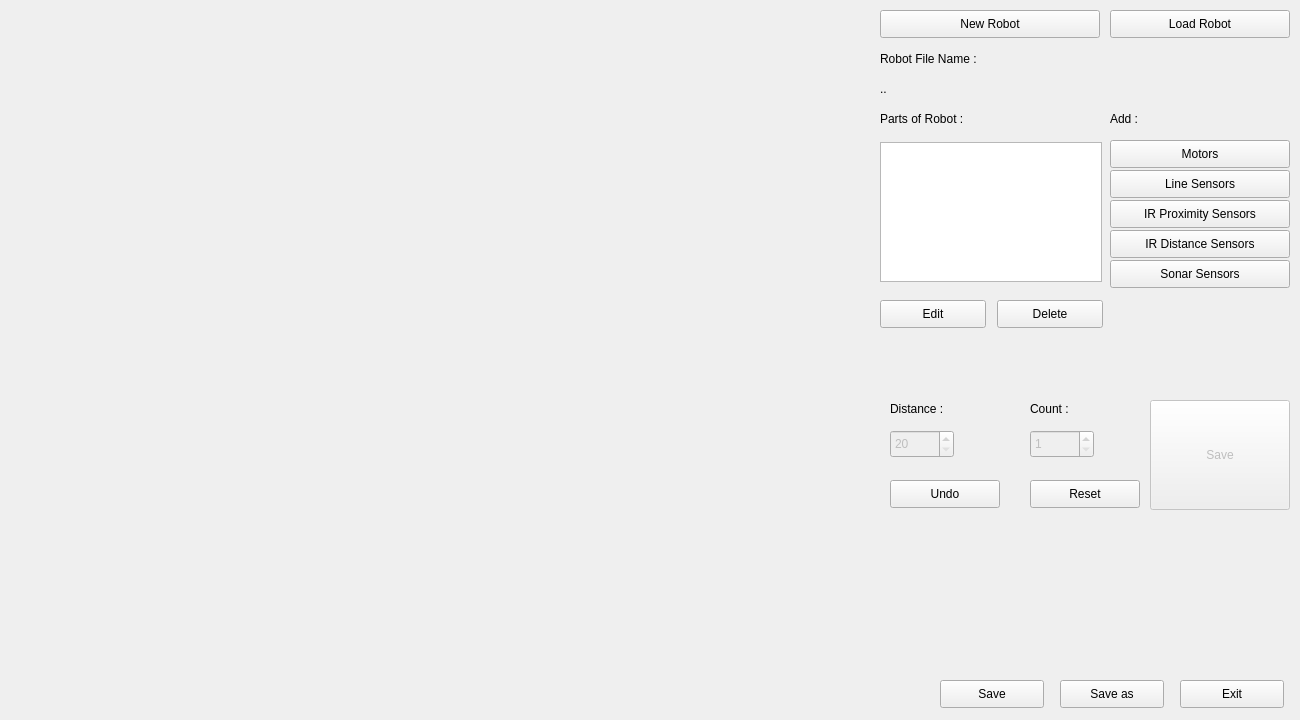
<?xml version="1.0" encoding="UTF-8"?>
<ui version="4.0">
 <class>robotWindow</class>
 <widget class="QWidget" name="robotWindow">
  <property name="geometry">
   <rect>
    <x>0</x>
    <y>0</y>
    <width>1300</width>
    <height>720</height>
   </rect>
  </property>
  <property name="windowTitle">
   <string>Create Robot</string>
  </property>
  <widget class="robotOpenGlWindow" name="widget" native="true">
   <property name="geometry">
    <rect>
     <x>10</x>
     <y>10</y>
     <width>850</width>
     <height>700</height>
    </rect>
   </property>
  </widget>
  <widget class="QLabel" name="label_5">
   <property name="geometry">
    <rect>
     <x>890</x>
     <y>400</y>
     <width>90</width>
     <height>18</height>
    </rect>
   </property>
   <property name="text">
    <string>Distance :</string>
   </property>
  </widget>
  <widget class="QLabel" name="label_1">
   <property name="geometry">
    <rect>
     <x>880</x>
     <y>50</y>
     <width>161</width>
     <height>18</height>
    </rect>
   </property>
   <property name="text">
    <string>Robot File Name :</string>
   </property>
  </widget>
  <widget class="QPushButton" name="newRobotButton">
   <property name="geometry">
    <rect>
     <x>880</x>
     <y>10</y>
     <width>220</width>
     <height>28</height>
    </rect>
   </property>
   <property name="text">
    <string>New Robot</string>
   </property>
  </widget>
  <widget class="QPushButton" name="deleteButton">
   <property name="enabled">
    <bool>true</bool>
   </property>
   <property name="geometry">
    <rect>
     <x>997</x>
     <y>300</y>
     <width>106</width>
     <height>28</height>
    </rect>
   </property>
   <property name="focusPolicy">
    <enum>Qt::StrongFocus</enum>
   </property>
   <property name="text">
    <string>Delete</string>
   </property>
  </widget>
  <widget class="QPushButton" name="editButton">
   <property name="geometry">
    <rect>
     <x>880</x>
     <y>300</y>
     <width>106</width>
     <height>28</height>
    </rect>
   </property>
   <property name="text">
    <string>Edit</string>
   </property>
  </widget>
  <widget class="QPushButton" name="saveDimentionButton">
   <property name="enabled">
    <bool>false</bool>
   </property>
   <property name="geometry">
    <rect>
     <x>1150</x>
     <y>400</y>
     <width>140</width>
     <height>110</height>
    </rect>
   </property>
   <property name="text">
    <string>Save</string>
   </property>
  </widget>
  <widget class="QPushButton" name="addMotorButton">
   <property name="geometry">
    <rect>
     <x>1110</x>
     <y>140</y>
     <width>180</width>
     <height>28</height>
    </rect>
   </property>
   <property name="text">
    <string>Motors</string>
   </property>
  </widget>
  <widget class="QSpinBox" name="countspinBox">
   <property name="enabled">
    <bool>false</bool>
   </property>
   <property name="geometry">
    <rect>
     <x>1030</x>
     <y>430</y>
     <width>64</width>
     <height>28</height>
    </rect>
   </property>
   <property name="minimum">
    <number>1</number>
   </property>
   <property name="maximum">
    <number>11</number>
   </property>
   <property name="singleStep">
    <number>2</number>
   </property>
  </widget>
  <widget class="QSpinBox" name="distancespinBox">
   <property name="enabled">
    <bool>false</bool>
   </property>
   <property name="geometry">
    <rect>
     <x>890</x>
     <y>430</y>
     <width>64</width>
     <height>28</height>
    </rect>
   </property>
   <property name="minimum">
    <number>20</number>
   </property>
   <property name="maximum">
    <number>60</number>
   </property>
   <property name="singleStep">
    <number>5</number>
   </property>
   <property name="value">
    <number>20</number>
   </property>
  </widget>
  <widget class="QLabel" name="label_11">
   <property name="geometry">
    <rect>
     <x>1030</x>
     <y>400</y>
     <width>60</width>
     <height>18</height>
    </rect>
   </property>
   <property name="text">
    <string>Count :</string>
   </property>
  </widget>
  <widget class="QLabel" name="label_13">
   <property name="geometry">
    <rect>
     <x>880</x>
     <y>340</y>
     <width>410</width>
     <height>18</height>
    </rect>
   </property>
   <property name="text">
    <string/>
   </property>
  </widget>
  <widget class="QLabel" name="label_2">
   <property name="geometry">
    <rect>
     <x>880</x>
     <y>80</y>
     <width>581</width>
     <height>18</height>
    </rect>
   </property>
   <property name="text">
    <string>..</string>
   </property>
  </widget>
  <widget class="QPushButton" name="loadRobotButton">
   <property name="geometry">
    <rect>
     <x>1110</x>
     <y>10</y>
     <width>180</width>
     <height>28</height>
    </rect>
   </property>
   <property name="text">
    <string>Load Robot</string>
   </property>
  </widget>
  <widget class="QLabel" name="label_3">
   <property name="geometry">
    <rect>
     <x>880</x>
     <y>110</y>
     <width>201</width>
     <height>18</height>
    </rect>
   </property>
   <property name="text">
    <string>Parts of Robot :</string>
   </property>
  </widget>
  <widget class="QPushButton" name="addLineSensorButton">
   <property name="geometry">
    <rect>
     <x>1110</x>
     <y>170</y>
     <width>180</width>
     <height>28</height>
    </rect>
   </property>
   <property name="text">
    <string>Line Sensors</string>
   </property>
  </widget>
  <widget class="QLabel" name="label">
   <property name="geometry">
    <rect>
     <x>1110</x>
     <y>110</y>
     <width>70</width>
     <height>18</height>
    </rect>
   </property>
   <property name="text">
    <string>Add :</string>
   </property>
  </widget>
  <widget class="QPushButton" name="addIRPButton">
   <property name="geometry">
    <rect>
     <x>1110</x>
     <y>200</y>
     <width>180</width>
     <height>28</height>
    </rect>
   </property>
   <property name="text">
    <string>IR Proximity Sensors</string>
   </property>
  </widget>
  <widget class="QPushButton" name="addIRDButton">
   <property name="geometry">
    <rect>
     <x>1110</x>
     <y>230</y>
     <width>180</width>
     <height>28</height>
    </rect>
   </property>
   <property name="text">
    <string>IR Distance Sensors</string>
   </property>
  </widget>
  <widget class="QPushButton" name="addSonarSensorButton">
   <property name="geometry">
    <rect>
     <x>1110</x>
     <y>260</y>
     <width>180</width>
     <height>28</height>
    </rect>
   </property>
   <property name="text">
    <string>Sonar Sensors</string>
   </property>
  </widget>
  <widget class="QPushButton" name="exitButton">
   <property name="geometry">
    <rect>
     <x>1180</x>
     <y>680</y>
     <width>104</width>
     <height>28</height>
    </rect>
   </property>
   <property name="text">
    <string>Exit</string>
   </property>
  </widget>
  <widget class="QPushButton" name="cancelButton">
   <property name="geometry">
    <rect>
     <x>1060</x>
     <y>680</y>
     <width>104</width>
     <height>28</height>
    </rect>
   </property>
   <property name="text">
    <string>Save as</string>
   </property>
  </widget>
  <widget class="QPushButton" name="saveButton">
   <property name="enabled">
    <bool>true</bool>
   </property>
   <property name="geometry">
    <rect>
     <x>940</x>
     <y>680</y>
     <width>104</width>
     <height>28</height>
    </rect>
   </property>
   <property name="text">
    <string>Save</string>
   </property>
  </widget>
  <widget class="QListWidget" name="listWidget">
   <property name="geometry">
    <rect>
     <x>880</x>
     <y>142</y>
     <width>222</width>
     <height>140</height>
    </rect>
   </property>
  </widget>
  <widget class="QPushButton" name="sizeResetButton">
   <property name="enabled">
    <bool>true</bool>
   </property>
   <property name="geometry">
    <rect>
     <x>1030</x>
     <y>480</y>
     <width>110</width>
     <height>28</height>
    </rect>
   </property>
   <property name="text">
    <string>Reset</string>
   </property>
  </widget>
  <widget class="QPushButton" name="sizeUndoButton">
   <property name="enabled">
    <bool>true</bool>
   </property>
   <property name="geometry">
    <rect>
     <x>890</x>
     <y>480</y>
     <width>110</width>
     <height>28</height>
    </rect>
   </property>
   <property name="text">
    <string>Undo</string>
   </property>
  </widget>
 </widget>
 <customwidgets>
  <customwidget>
   <class>robotOpenGlWindow</class>
   <extends>QWidget</extends>
   <header>robotopenglwindow.h</header>
   <container>1</container>
   <slots>
    <slot>updateRobotObject(vector_robotObjectType)</slot>
    <slot>currentObject(QString)</slot>
   </slots>
  </customwidget>
 </customwidgets>
 <resources/>
 <connections>
  <connection>
   <sender>newRobotButton</sender>
   <signal>clicked()</signal>
   <receiver>robotWindow</receiver>
   <slot>newRobotButtonClicked()</slot>
   <hints>
    <hint type="sourcelabel">
     <x>964</x>
     <y>20</y>
    </hint>
    <hint type="destinationlabel">
     <x>876</x>
     <y>35</y>
    </hint>
   </hints>
  </connection>
  <connection>
   <sender>loadRobotButton</sender>
   <signal>clicked()</signal>
   <receiver>robotWindow</receiver>
   <slot>loadRobotButtonClicked()</slot>
   <hints>
    <hint type="sourcelabel">
     <x>1147</x>
     <y>18</y>
    </hint>
    <hint type="destinationlabel">
     <x>1159</x>
     <y>43</y>
    </hint>
   </hints>
  </connection>
  <connection>
   <sender>addMotorButton</sender>
   <signal>clicked()</signal>
   <receiver>robotWindow</receiver>
   <slot>addMotorButtonClicked()</slot>
   <hints>
    <hint type="sourcelabel">
     <x>1192</x>
     <y>158</y>
    </hint>
    <hint type="destinationlabel">
     <x>1106</x>
     <y>137</y>
    </hint>
   </hints>
  </connection>
  <connection>
   <sender>addLineSensorButton</sender>
   <signal>clicked()</signal>
   <receiver>robotWindow</receiver>
   <slot>addLineSensorButtonClicked()</slot>
   <hints>
    <hint type="sourcelabel">
     <x>1157</x>
     <y>181</y>
    </hint>
    <hint type="destinationlabel">
     <x>1260</x>
     <y>317</y>
    </hint>
   </hints>
  </connection>
  <connection>
   <sender>addIRPButton</sender>
   <signal>clicked()</signal>
   <receiver>robotWindow</receiver>
   <slot>addIRPSensorButtonClicked()</slot>
   <hints>
    <hint type="sourcelabel">
     <x>1204</x>
     <y>213</y>
    </hint>
    <hint type="destinationlabel">
     <x>1203</x>
     <y>333</y>
    </hint>
   </hints>
  </connection>
  <connection>
   <sender>addIRDButton</sender>
   <signal>clicked()</signal>
   <receiver>robotWindow</receiver>
   <slot>addIRDSensorButtonClicked()</slot>
   <hints>
    <hint type="sourcelabel">
     <x>1129</x>
     <y>243</y>
    </hint>
    <hint type="destinationlabel">
     <x>1221</x>
     <y>300</y>
    </hint>
   </hints>
  </connection>
  <connection>
   <sender>addSonarSensorButton</sender>
   <signal>clicked()</signal>
   <receiver>robotWindow</receiver>
   <slot>addSonarSensorButtonClicked()</slot>
   <hints>
    <hint type="sourcelabel">
     <x>1180</x>
     <y>282</y>
    </hint>
    <hint type="destinationlabel">
     <x>1232</x>
     <y>333</y>
    </hint>
   </hints>
  </connection>
  <connection>
   <sender>editButton</sender>
   <signal>clicked()</signal>
   <receiver>robotWindow</receiver>
   <slot>editButtonClicked()</slot>
   <hints>
    <hint type="sourcelabel">
     <x>935</x>
     <y>315</y>
    </hint>
    <hint type="destinationlabel">
     <x>893</x>
     <y>339</y>
    </hint>
   </hints>
  </connection>
  <connection>
   <sender>deleteButton</sender>
   <signal>clicked()</signal>
   <receiver>robotWindow</receiver>
   <slot>deleteButtonClicked()</slot>
   <hints>
    <hint type="sourcelabel">
     <x>1023</x>
     <y>310</y>
    </hint>
    <hint type="destinationlabel">
     <x>1007</x>
     <y>336</y>
    </hint>
   </hints>
  </connection>
  <connection>
   <sender>saveDimentionButton</sender>
   <signal>clicked()</signal>
   <receiver>robotWindow</receiver>
   <slot>saveButtonClicked()</slot>
   <hints>
    <hint type="sourcelabel">
     <x>1173</x>
     <y>426</y>
    </hint>
    <hint type="destinationlabel">
     <x>1155</x>
     <y>390</y>
    </hint>
   </hints>
  </connection>
  <connection>
   <sender>saveButton</sender>
   <signal>clicked()</signal>
   <receiver>robotWindow</receiver>
   <slot>saveRobotButtonClicked()</slot>
   <hints>
    <hint type="sourcelabel">
     <x>1025</x>
     <y>689</y>
    </hint>
    <hint type="destinationlabel">
     <x>1022</x>
     <y>660</y>
    </hint>
   </hints>
  </connection>
  <connection>
   <sender>cancelButton</sender>
   <signal>clicked()</signal>
   <receiver>robotWindow</receiver>
   <slot>cancelButtonClicked()</slot>
   <hints>
    <hint type="sourcelabel">
     <x>1109</x>
     <y>695</y>
    </hint>
    <hint type="destinationlabel">
     <x>1099</x>
     <y>650</y>
    </hint>
   </hints>
  </connection>
  <connection>
   <sender>exitButton</sender>
   <signal>clicked()</signal>
   <receiver>robotWindow</receiver>
   <slot>exitButtonClicked()</slot>
   <hints>
    <hint type="sourcelabel">
     <x>1221</x>
     <y>695</y>
    </hint>
    <hint type="destinationlabel">
     <x>1204</x>
     <y>627</y>
    </hint>
   </hints>
  </connection>
  <connection>
   <sender>robotWindow</sender>
   <signal>robotObjectUpdated(vector_robotObjectType)</signal>
   <receiver>widget</receiver>
   <slot>updateRobotObject(vector_robotObjectType)</slot>
   <hints>
    <hint type="sourcelabel">
     <x>922</x>
     <y>553</y>
    </hint>
    <hint type="destinationlabel">
     <x>786</x>
     <y>563</y>
    </hint>
   </hints>
  </connection>
  <connection>
   <sender>listWidget</sender>
   <signal>currentTextChanged(QString)</signal>
   <receiver>widget</receiver>
   <slot>currentObject(QString)</slot>
   <hints>
    <hint type="sourcelabel">
     <x>930</x>
     <y>194</y>
    </hint>
    <hint type="destinationlabel">
     <x>710</x>
     <y>214</y>
    </hint>
   </hints>
  </connection>
  <connection>
   <sender>distancespinBox</sender>
   <signal>valueChanged(int)</signal>
   <receiver>robotWindow</receiver>
   <slot>distanceSpinBoxValueChanged(int)</slot>
   <hints>
    <hint type="sourcelabel">
     <x>921</x>
     <y>440</y>
    </hint>
    <hint type="destinationlabel">
     <x>921</x>
     <y>479</y>
    </hint>
   </hints>
  </connection>
  <connection>
   <sender>countspinBox</sender>
   <signal>valueChanged(int)</signal>
   <receiver>robotWindow</receiver>
   <slot>countSpinBoxValueChanged(int)</slot>
   <hints>
    <hint type="sourcelabel">
     <x>1049</x>
     <y>442</y>
    </hint>
    <hint type="destinationlabel">
     <x>1062</x>
     <y>474</y>
    </hint>
   </hints>
  </connection>
 </connections>
 <slots>
  <signal>robotObjectUpdated(vector_robotObjectType)</signal>
  <slot>newRobotButtonClicked()</slot>
  <slot>loadRobotButtonClicked()</slot>
  <slot>addMotorButtonClicked()</slot>
  <slot>addLineSensorButtonClicked()</slot>
  <slot>addSonarSensorButtonClicked()</slot>
  <slot>addIRPSensorButtonClicked()</slot>
  <slot>addIRDSensorButtonClicked()</slot>
  <slot>editButtonClicked()</slot>
  <slot>deleteButtonClicked()</slot>
  <slot>saveRobotButtonClicked()</slot>
  <slot>cancelButtonClicked()</slot>
  <slot>exitButtonClicked()</slot>
  <slot>saveButtonClicked()</slot>
  <slot>currentRowChanged(int)</slot>
  <slot>distanceSpinBoxValueChanged(int)</slot>
  <slot>countSpinBoxValueChanged(int)</slot>
 </slots>
</ui>
